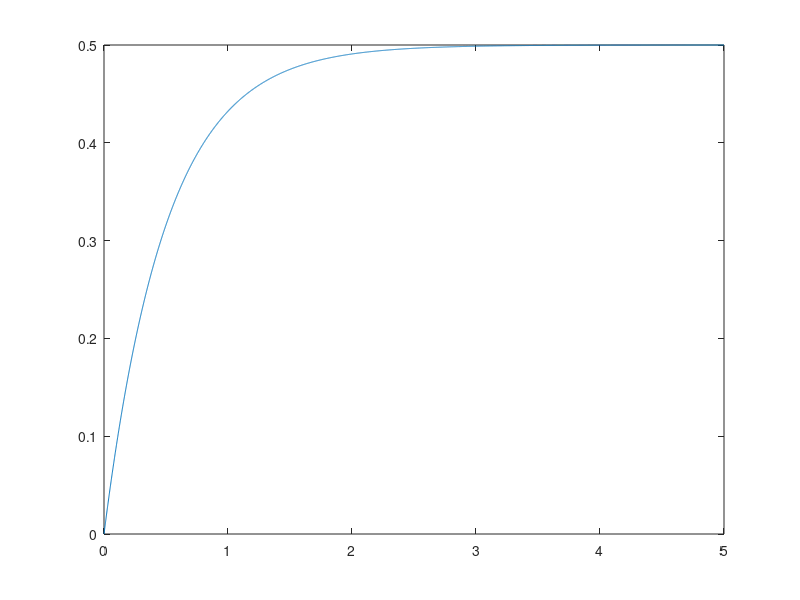
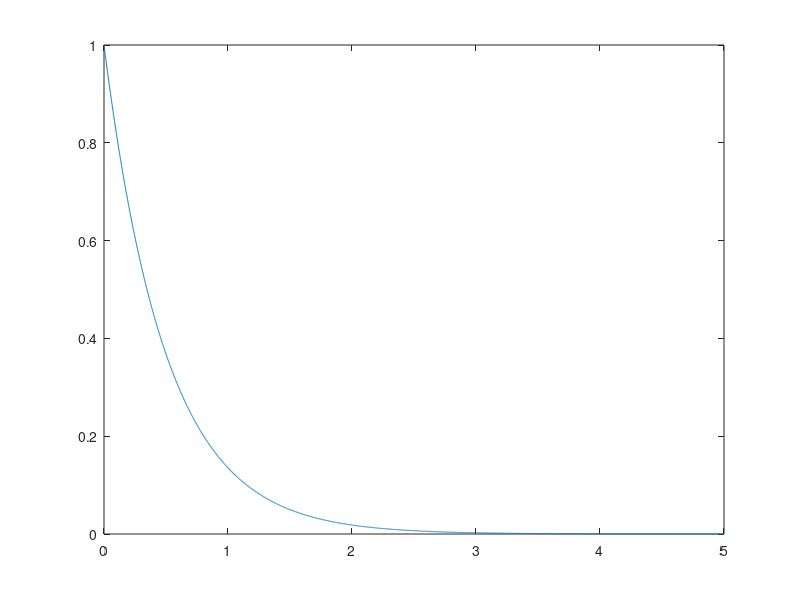
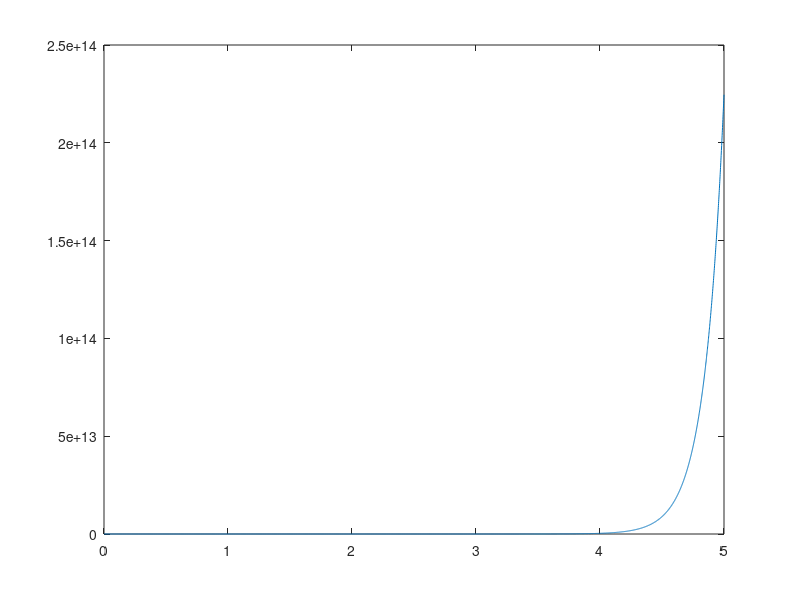

MATLAB code to generate these figures, in order:
###### Espa�o de Estados ######
##            &              ##
### Fun��o de Trnasfer�ncia ###

%%Necessário:
 # pkg list
 # pkg install -forge control
 # pkg load control

clear
clc
close all

%%%%%%%%%%%%%%%%%%%%%%%%%%%%%% Espa�o de Estados %%%%%%%%%%%%%%%%%%%%%%%%%%
A = [1 -2; -4 5];
B = [1;2;];
C = [1 0];
D = [0];

% Fun��o Octave para Space State
sys1 = ss(A,B,C,D) ;

# ssdata(sys1)
[Ad,Bd,Cd,Dd] = ssdata(sys1) ;

polos = pole(sys1) # o sistema � inst�vel, portanto na linha 82 o gr�fio
# gerado ter� comportamento inst�vel.

%%%%%%%%%%%%%%%%%%%%%%%%%%%%%%%%%%%%%%%%%%%%%%%%%%%%%%%%%%%%%%%%%%%%%%%%%%%
%%%%%%%%%%%%%%%%%%%%%%%%%%% Fun��o de Transfer�ncia %%%%%%%%%%%%%%%%%%%%%%%

num1 = [1 1 2];
den1 = [1 0 1 1 5];

FT1 = tf(num1,den1) ;

%%% Forma Alternativa %%%

s = tf([1 0],[1]) ;

FT2 = (s^2 + s + 2)/(s^4 + s^2 + s + 5) ;


[num2, den2] = tfdata(FT2) ;
FT1*FT2

%%% Realiza��o M�nima %%%

TF3 = (s+1)/((s+1)*(s+2)) ;
TF3 = minreal(TF3) ;

%%%%%%%%%%%%%%%%%%%%%%%%%%%%%%%%%%%%%%%%%%%%%%%%%%%%%%%%%%%%%%%%%%%%%%%%%%%
%%%%%%%%%%%%%%%%%%%%%% Convers�o de Representa��es %%%%%%%%%%%%%%%%%%%%%%%%
# SS --> TF
# De SS para TF

[num4,den4] = ss2tf(sys1) ;
FT4 = tf(num4, den4) ;

% TF --> SS

[A4,B4,C4,D4] = tf2ss(FT4) #janlea de comandos --> help tf2ss#

%%%%%%%%%%%%%%%%%%%%%%%%%%%%%%%%%%%%%%%%%%%%%%%%%%%%%%%%%%%%%%%%%%%%%%%%%%%
%%%%%%%%%%%%%%%%%%%%%%%%%%%%%%% Simula��o %%%%%%%%%%%%%%%%%%%%%%%%%%%%%%%%%

%%% Fun��o Step %%%
# step(TF3)    Gera um gr�fico j� formatado (grid, collor e os cacete)
t = [0:1e-3:5];
[y,t] = step(TF3,t);

plot(t,y)

%%% Fun��o Impulso %%%
t = [0:1e-3:5];
[y2,t] = impulse(TF3,t);

figure
plot(t,y2)

%%% Simula��o de Sistemas Lineares %%%
t = [0:1e-3:5];
u = sin(10*t)+2*sin(30*t);

[y3,t] = lsim(sys1,u,t,[10; 0;]); #atentar � condi��o inicial que � = ordem

figure
plot(t,y3)



